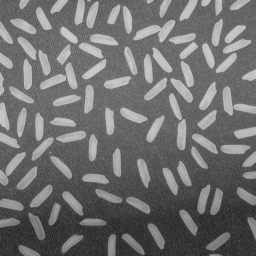
#> input picture q9/rice.png, 256 x 256 px
$ python q9c.py
#> lines starting #> are read from the running program, lines starting #| are printed output that depends on the picture; after the words box and inside, x2 and y2 are one past the last pixel; in counts of white or black regions, pixels touching at a corner belong together
import cv2
import numpy as np
import matplotlib.pyplot as plt

IMG = "rice.png"

g = cv2.imread(IMG, cv2.IMREAD_GRAYSCALE)
#> g is the input picture: shape (256, 256); min 40, max 204, mean 111.2
if g is None:
    raise FileNotFoundError(IMG)

g_blur = cv2.GaussianBlur(g, (5, 5), 0)
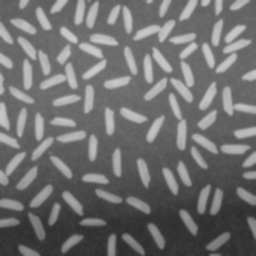
#> g_blur: shape (256, 256); min 46, max 203, mean 111.2

_, bin_ = cv2.threshold(g_blur, 0, 255, cv2.THRESH_BINARY + cv2.THRESH_OTSU)
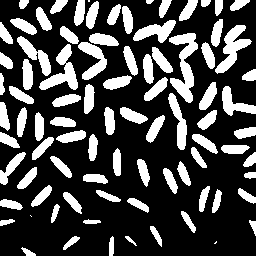
#> bin_: shape (256, 256); 27.9% white; 87 white regions (3 under 20 px), largest, box (x1, y1, x2, y2) and area: (169, 33, 198, 103) 933, (215, 25, 252, 74) 702, (39, 44, 78, 90) 698

plt.figure(figsize=(9,4))
plt.subplot(1,2,1); plt.title("Grayscale"); plt.axis("off"); plt.imshow(g, cmap="gray")
plt.subplot(1,2,2); plt.title("Otsu Binary"); plt.axis("off"); plt.imshow(bin_, cmap="gray")
plt.tight_layout(); plt.show()
#> after `plt.tight_layout()`:
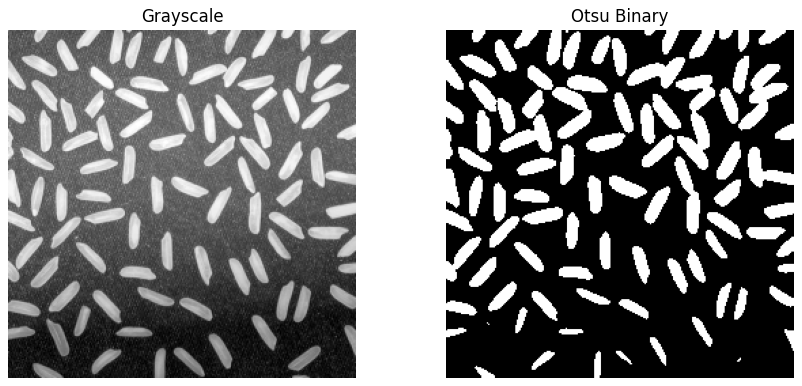
#> figure drawn by matplotlib, 2 panels

cv2.imwrite("q9c_otsu_binary.png", bin_)
